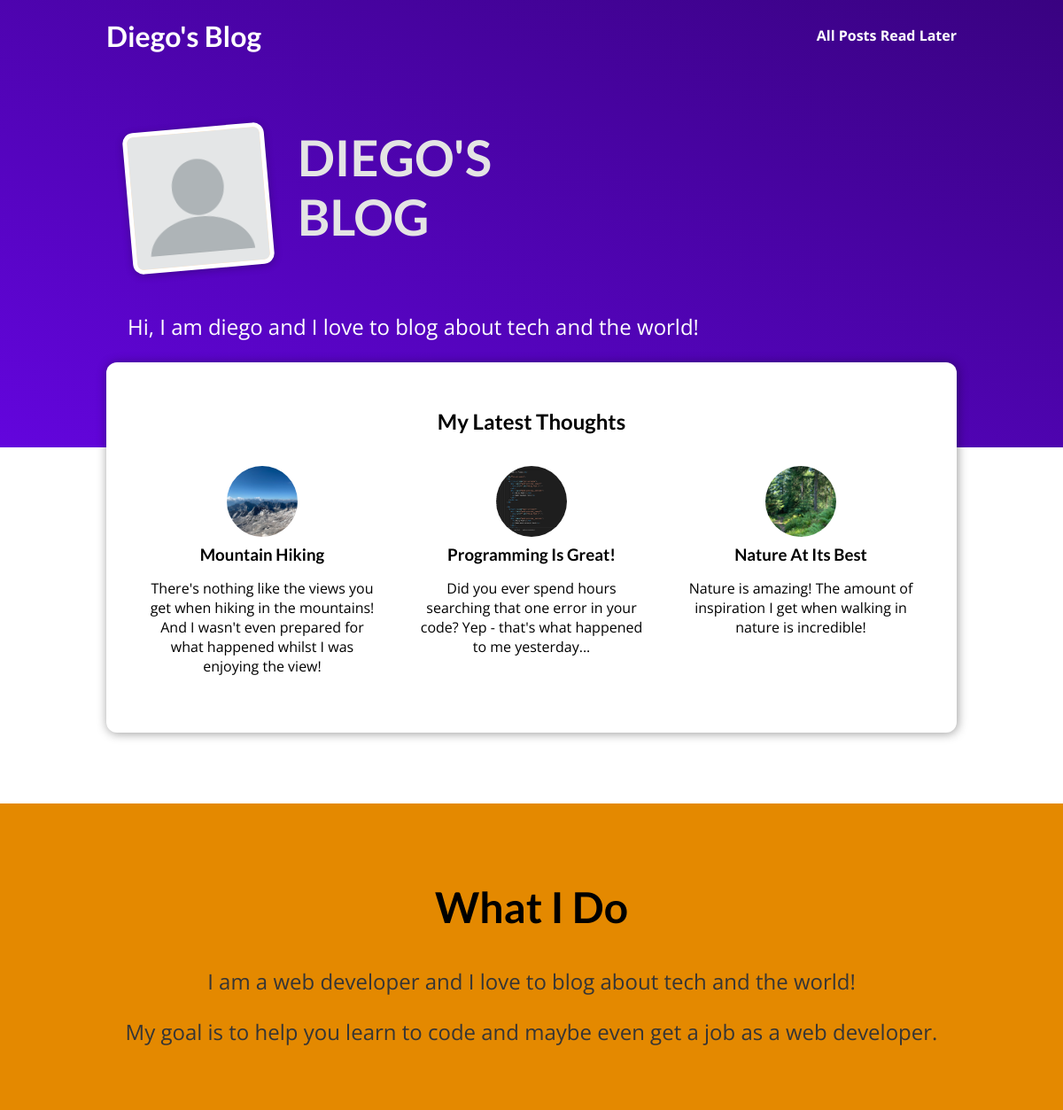
Before: / with the older database file.
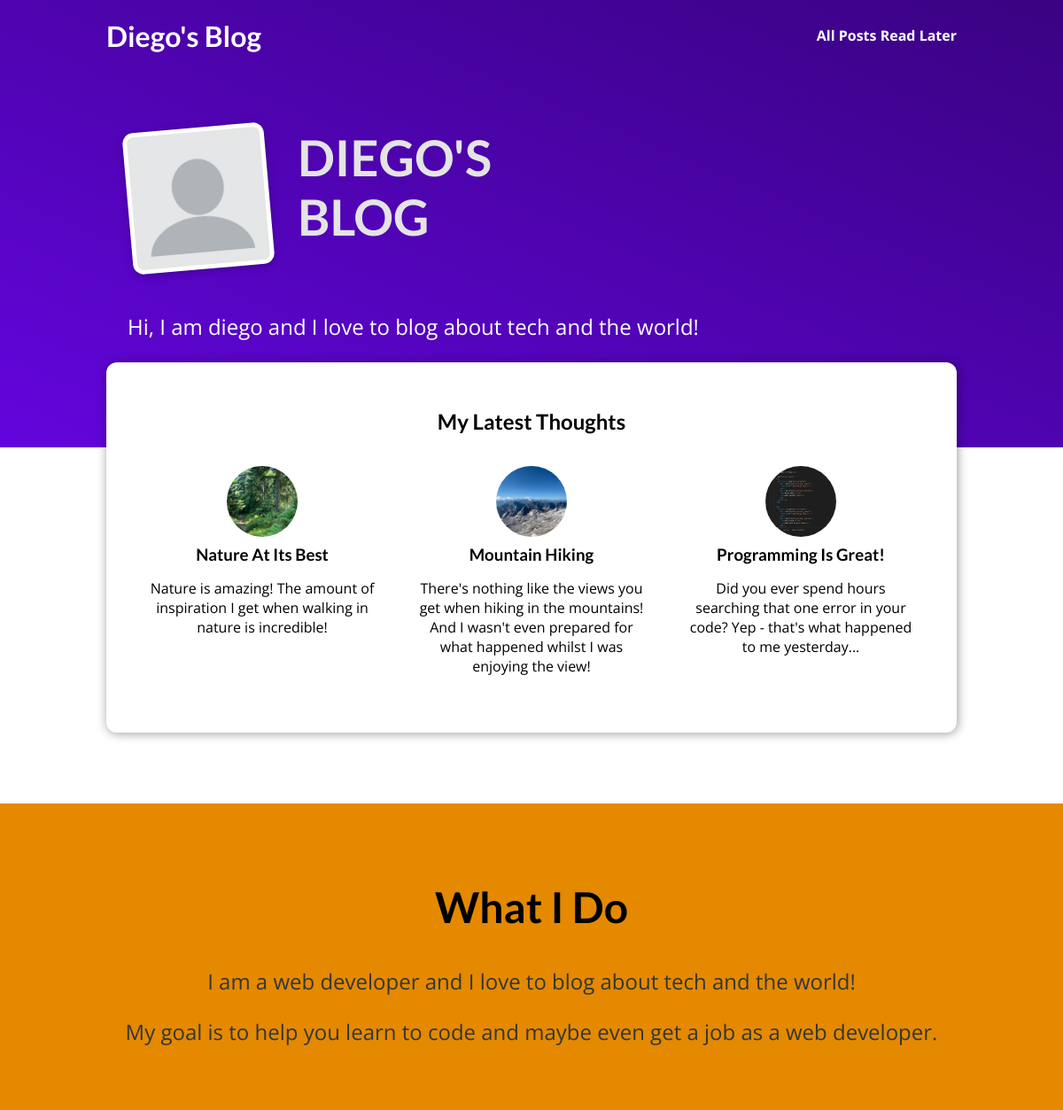
After: the same page with the newer database file.
### blog/models.py (models this page shows)
class Post(models.Model):
    title = models.CharField(max_length=150)
    excerpt = models.CharField(max_length=200)
    image = models.ImageField(upload_to="posts", null=True)
    date = models.DateField(auto_now=True)
    slug = models.SlugField(unique=True, db_index=True)
    content = models.TextField(validators=[MinLengthValidator(10)])
    author = models.ForeignKey(
        Author, on_delete=models.SET_NULL, null=True, related_name="posts")
    tags = models.ManyToManyField(Tag)

### blog/views.py (the view)
# urls.py: path("", views.StartingPageView.as_view(), name="starting-page"),
class StartingPageView(ListView):
    template_name = "blog/index.html"
    model = Post
    ordering = ["-date"]
    context_object_name = "posts"
    def get_queryset(self):
        queryset = super().get_queryset()
        data = queryset[:3]
        return data

### blog/templates/blog/index.html (shortened to what this page needs)
{% extends "base.html" %}
{% load static %}
{% block css_files %}
    <link rel="stylesheet" href="{% static "blog/post.css" %}">
    <link rel="stylesheet" href="{% static "blog/index.css" %}">
{% endblock  %}
{% block content %}
    <section id="welcome">
        <header>
            <img src="{% static "blog/images/blank-profile-picture-973460_640.png" %}" alt="Diego - the Author of this blog">
            <h2>DIEGO'S BLOG</h2>
        </header>
        <p>Hi, I am diego and I love to blog about tech and the world!</p>
    </section>
    <section id="latest-posts">
        <h2>My Latest Thoughts</h2>
        <ul>
            {% for post in posts %}
                {% include "blog/includes/post.html" %}
            {% endfor %}
        </ul>
    </section>
    <section id="about">
        <h2>What I Do</h2>
        <p>
            I am a web developer and I love to blog about tech and the world!
        </p>
        <p>
            My goal is to help you learn to code and maybe even get a job as a web developer.
        </p>
    </section>
{% endblock %}

### blog/templates/blog/includes/post.html
{% load static %}
<li>
  <article class="post">
    <a href="{% url "post-detail-page" post.slug %}">
      <img src="{{ post.image.url }}" alt="{{post.title}}">
      <div class="post__content">
        <h3>{{ post.title | title }}</h3>
        {{ post.excerpt | linebreaks }}
      </div>
    </a>
  </article>
</li>

Changed rows visible on the page:
changed Post "Nature At Its Best": moves up the list
